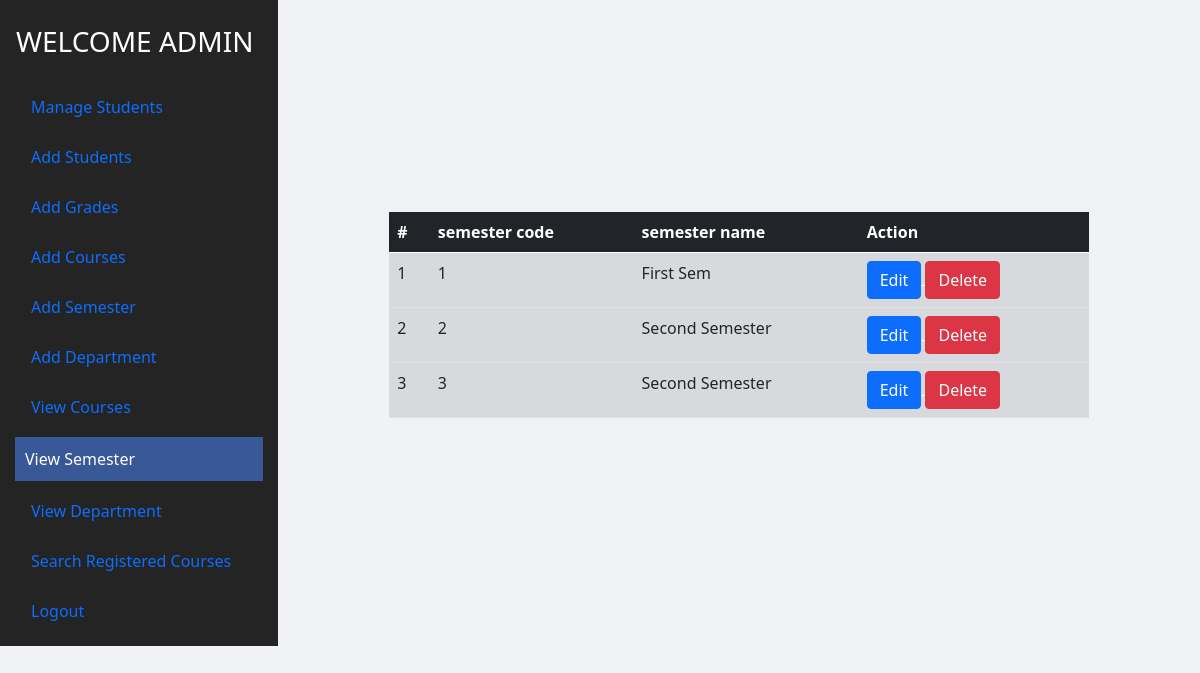
The app's page /registration-system/admin/view-semester.php (signed in) with its own data.
### tables this page shows
CREATE TABLE `semester` (
  `semcode` int(11) NOT NULL,
  `sname` varchar(255) NOT NULL,
  `screatedDate` timestamp NULL DEFAULT current_timestamp(),
  `supdatedDate` timestamp NULL DEFAULT current_timestamp()
);

### registration-system/admin/view-semester.php (the view, shortened to what this page needs)
<?php
include "../shared/database.php";
if (empty($_SESSION['aname'])) {
    header('location:index.php');
} else {
?>
    <?php include "../shared/header.php" ?>
    <div style="display:flex;">
        <?php if ($_SESSION['aname'] != "") {
            include '../shared/admin-menubar.php';
        }
        ?>
        <div style="margin:auto;width:700px;">
            <table class="table">
                <thead class="table-dark">
                    <tr>
                        <th scope="col">#</th>
                        <th scope="col">semester code</th>
                        <th scope="col">semester name</th>
                        <th scope="col">Action</th>
                    </tr>
                </thead>
                <tbody>
                    <?php
                    $result = mysqli_query($con, "select * from semester");
                    $count = 1;
                    while ($row = mysqli_fetch_array($result)) {
                    ?>
                        <tr class="table-active">
                            <td><?php echo $count; ?></td>
                            <td><?php echo $row['semcode'] ?></td>
                            <td><?php echo $row['sname']; ?></td>
                            <td>
                                <div style="display:inline-block">
                                    <a href="add-semester.php?id=<?php echo $row['semcode'] ?>">
                                        <button type="button" name="edit" class="btn btn-primary">Edit</button>
                                    </a>
                                    <a href="view-semester.php?id=<?php echo $row['semcode'] ?>&delete=delete" onClick="return confirm('Are you sure you want to delete?')">
                                        <button class="btn btn-danger" name="delete">Delete</button>
                                    </a>
                                </div>
                            </td>
                        </tr>
                    <?php
                        $count++;
                    } ?>
                </tbody>
            </table>
        </div>
    </div>
    </html>
<?php } ?>

### registration-system/shared/admin-menubar.php (style rules this page uses)
a { color: white; margin-top: 10px; }

### records on screen
semester: semcode "1", sname "First Sem"
semester: semcode "2", sname "Second Semester"
semester: semcode "3", sname "Second Semester"

### other values on screen
$_SESSION['aname'] "ADMIN"
